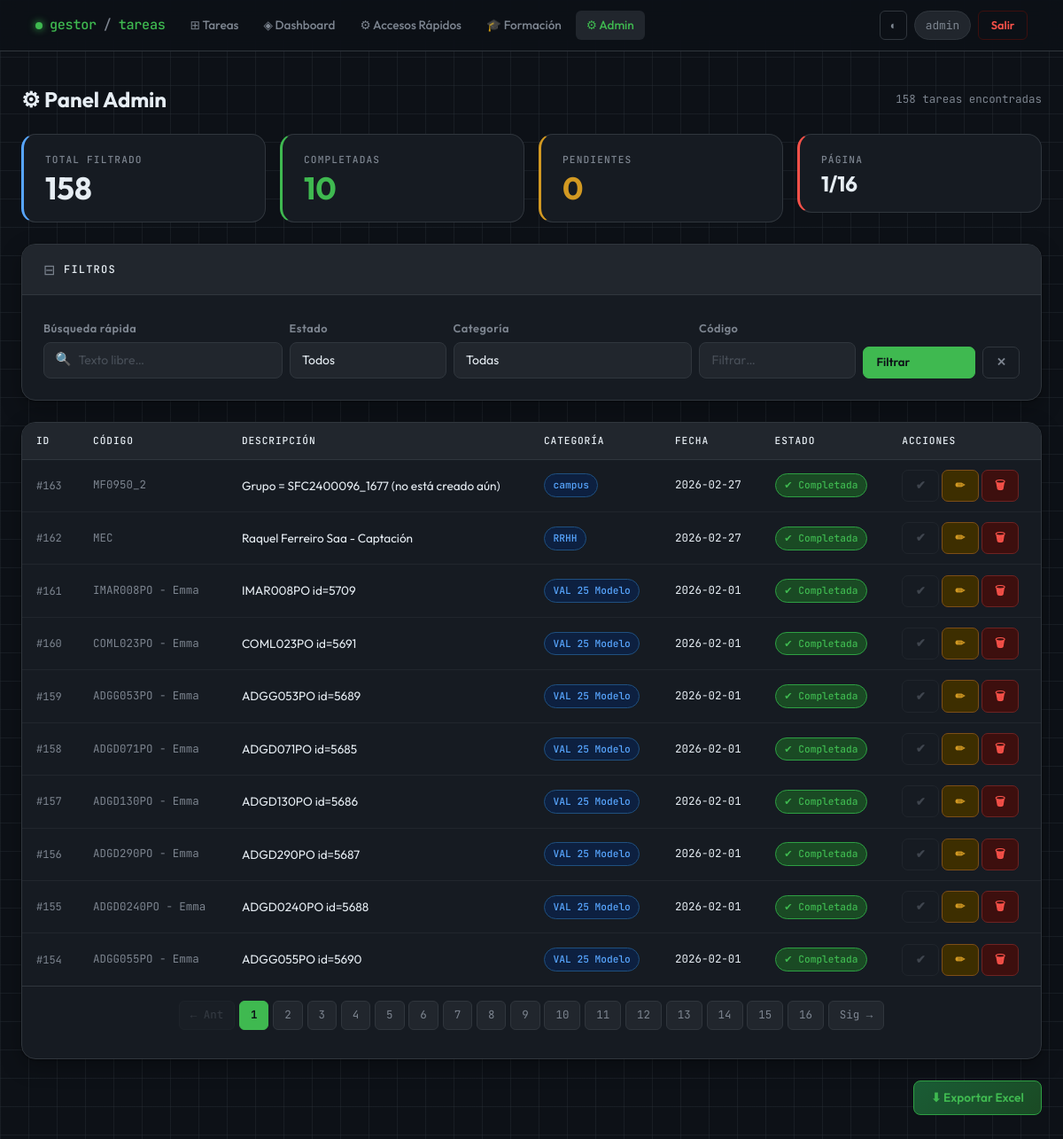
Page /admin (signed in) on the earlier database version.
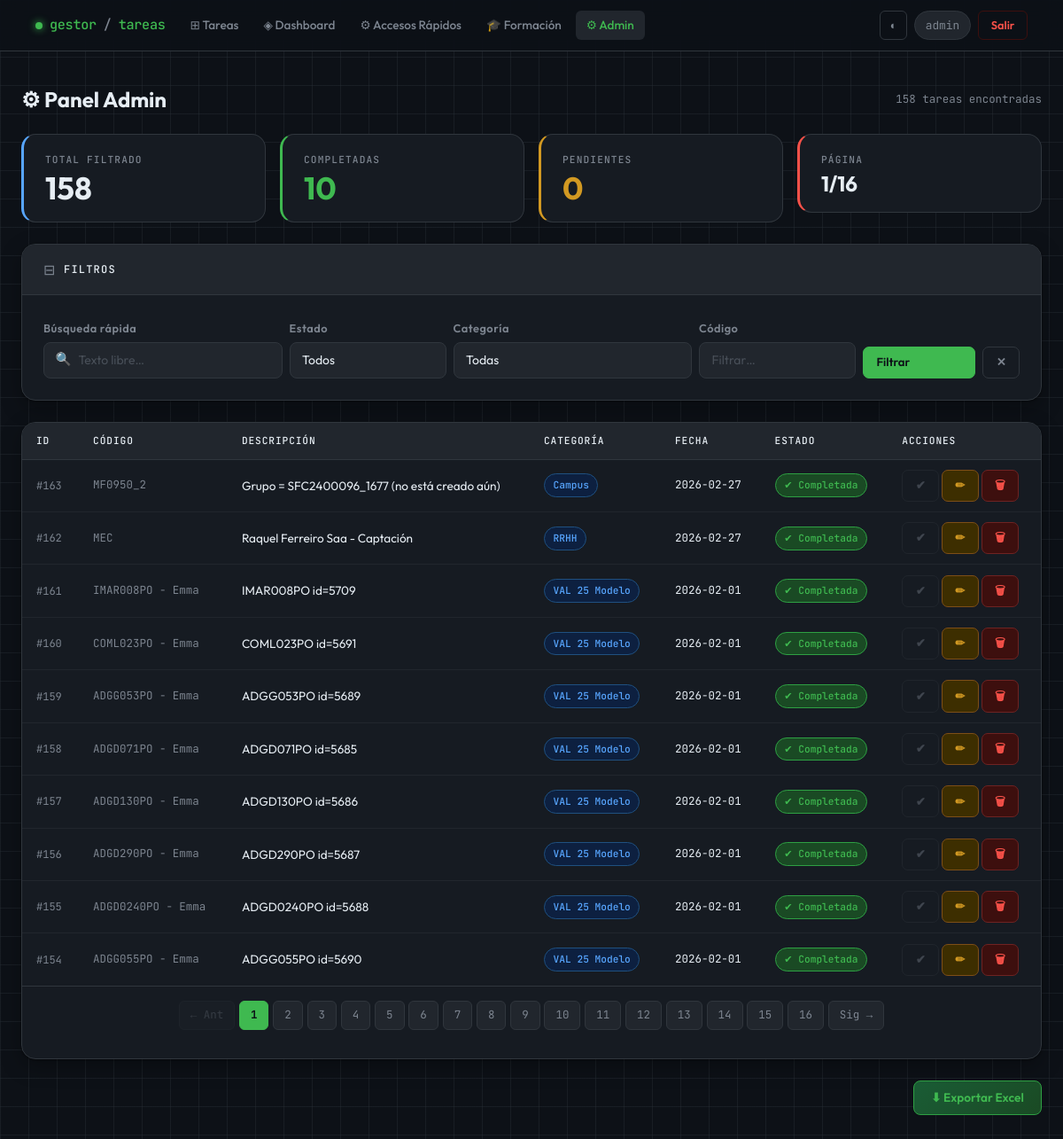
Same page on the later database version.
### tables this page shows
CREATE TABLE tareas (
            id INTEGER PRIMARY KEY AUTOINCREMENT,
            descripcion TEXT NOT NULL,
            categoria TEXT,
            fecha TEXT,
            completada INTEGER DEFAULT 0,
            codigo TEXT,
            usuario_id INTEGER,
            FOREIGN KEY (usuario_id) REFERENCES usuarios(id)
        );

### app_web.py (the view)
@app.route("/admin")
@login_required
def admin():
    if session.get("es_admin") != 1:
        return redirect("/")
    filtro_cat = request.args.get("categoria", "").strip()
    filtro_est = request.args.get("estado", "").strip()
    page = request.args.get("page", 1, type=int)
    if page < 1:
        page = 1
    per_page = 10
    filtros = []
    params = []
    if filtro_cat:
        filtros.append("LOWER(TRIM(categoria)) = LOWER(TRIM(?))")
        params.append(filtro_cat)
    if filtro_est == "Completada":
        filtros.append("completada = 1")
    elif filtro_est == "Pendiente":
        filtros.append("completada = 0")
    where_clause = ""
    if filtros:
        where_clause = "WHERE " + " AND ".join(filtros)
    with get_connection() as conn:
        conn.row_factory = sqlite3.Row
        cursor = conn.cursor()
        cursor.execute(
            f"SELECT COUNT(*) FROM tareas {where_clause}",
            params
        )
        total_filtrado = cursor.fetchone()[0]
        total_pages = max((total_filtrado + per_page - 1) // per_page, 1)
        if page > total_pages:
            page = total_pages
        offset = (page - 1) * per_page
        cursor.execute(
            f"""
            SELECT id, descripcion, categoria, fecha,
                   completada, codigo, usuario_id
            FROM tareas
            {where_clause}
            ORDER BY id DESC
            LIMIT ? OFFSET ?
            """,
            params + [per_page, offset]
        )
        tareas = cursor.fetchall()
        cursor.execute("""
            SELECT DISTINCT categoria
            FROM tareas
            WHERE categoria IS NOT NULL AND categoria != ''
            ORDER BY categoria
        """)
        categorias_lista = [row[0] for row in cursor.fetchall()]
    return render_template(
        "admin.html",
        tareas=tareas,
        page=page,
        total_pages=total_pages,
        total=total_filtrado,
        categorias=categorias_lista,
        filtro_cat=filtro_cat,
        filtro_est=filtro_est
    )

### app_web.py (called while the page is built)
def get_connection():
    conn = sqlite3.connect(DB_NAME)
    conn.row_factory = sqlite3.Row
    return conn

def login_required(f):
    @wraps(f)
    def decorated_function(*args, **kwargs):
        if "user_id" not in session:
            return redirect(url_for("login"))
        return f(*args, **kwargs)
    return decorated_function

### templates/admin.html (shortened to what this page needs)
{% extends "base.html" %}
{% block content %}
<div class="d-flex align-items-center justify-content-between mb-4 flex-wrap gap-2">
  <h4 style="font-weight:700; margin:0;">⚙ Panel Admin</h4>
  <span style="font-family:var(--mono); font-size:.78rem; color:var(--text-muted);">
    {{ total }} tarea{{ 's' if total != 1 else '' }} encontrada{{ 's' if total != 1 else '' }}
  </span>
</div>
<div class="row g-3 mb-4">
  <div class="col-6 col-md-3">
    <div class="stat-card blue">
      <div class="stat-label">Total filtrado</div>
      <div class="stat-value">{{ total }}</div>
    </div>
  </div>
  <div class="col-6 col-md-3">
    <div class="stat-card green">
      <div class="stat-label">Completadas</div>
      <div class="stat-value" style="color:var(--accent);">
        {{ tareas | selectattr(4, 'equalto', 1) | list | length if tareas else 0 }}
      </div>
    </div>
  </div>
  <div class="col-6 col-md-3">
    <div class="stat-card amber">
      <div class="stat-label">Pendientes</div>
      <div class="stat-value" style="color:var(--amber);">
        {{ tareas | selectattr(4, 'equalto', 0) | list | length if tareas else 0 }}
      </div>
    </div>
  </div>
  <div class="col-6 col-md-3">
    <div class="stat-card red">
      <div class="stat-label">Página</div>
      <div class="stat-value" style="font-size:1.5rem;">{{ page }}/{{ total_pages }}</div>
    </div>
  </div>
</div>
<div class="gcard mb-4">
  <div class="gcard-header">
    <span style="color:var(--text-muted)">⊟</span>
    <span class="gcard-title">Filtros</span>
  </div>
  <div class="gcard-body">
    <div class="row g-2 align-items-end">
      <div class="col-sm-6 col-md-3">
        <label class="form-label">Búsqueda rápida</label>
        <div class="search-wrap">
          <span class="search-icon">🔍</span>
          <input type="text" id="buscador" class="form-control" placeholder="Texto libre…">
        </div>
      </div>
      <div class="col-sm-6 col-md-2">
        <label class="form-label">Estado</label>
        <select id="sel-estado" class="form-select">
          <option value="">Todos</option>
        </select>
      </div>
      <div class="col-sm-6 col-md-3">
        <label class="form-label">Categoría</label>
        <select id="sel-cat" class="form-select">
          <option value="">Todas</option>
        </select>
      </div>
      <div class="col-sm-6 col-md-2">
        <label class="form-label">Código</label>
        <input type="text" id="fil-codigo" class="form-control" placeholder="Filtrar…">
      </div>
      <div class="col-md-2 d-flex gap-2">
        <button onclick="applyServerFilters()" class="btn btn-g-primary flex-fill">Filtrar</button>
        <a href="/admin" class="btn btn-g-ghost">✕</a>
      </div>
    </div>
  </div>
</div>
<div class="gcard">
  <div class="gcard-body p-0">
    <div class="table-responsive">
      <table class="gtable">
        <thead>
          <tr>
            <th>ID</th>
            <th>Código</th>
            <th>Descripción</th>
            <th>Categoría</th>
            <th>Fecha</th>
            <th>Estado</th>
            <th>Acciones</th>
          </tr>
        </thead>
        <tbody>
          {% for t in tareas %}
          <tr class="{{ 'row-done' if t[4]==1 else '' }}"
              data-search="{{ t[0] }} {{ (t[5] or '') }} {{ t[1] }} {{ (t[2] or '') }}"
              data-codigo="{{ (t[5] or '') | lower }}">
            <td data-label="ID" style="font-family:var(--mono); font-size:.75rem; color:var(--text-muted);">
              #{{ t[0] }}
            </td>
            <td data-label="Código" style="font-family:var(--mono); font-size:.78rem; color:var(--text-muted);">
              {{ t[5] if t[5] else '—' }}
            </td>
            <td data-label="Descripción">{{ t[1] }}</td>
            <td data-label="Categoría">
              <span class="badge-g badge-cat">{{ t[2] if t[2] else 'General' }}</span>
            </td>
            <td data-label="Fecha" style="font-family:var(--mono); font-size:.78rem; white-space:nowrap;">
              {{ t[3] if t[3] else '—' }}
            </td>
            <td data-label="Estado">
              {% if t[4]==1 %}
                <span class="badge-g badge-done">✔ Completada</span>
              {% else %}
                <span class="badge-g badge-pending">● Pendiente</span>
              {% endif %}
            </td>
            <td data-label="Acciones" style="white-space:nowrap;">
              {% if t[4]==0 %}
                <a href="/completar/{{ t[0] }}" class="btn btn-g-success btn-sm">✔</a>
              {% else %}
                <span class="btn btn-g-ghost btn-sm" style="cursor:default; opacity:.4;">✔</span>
              {% endif %}
              <a href="/editar/{{ t[0] }}" class="btn btn-g-warning btn-sm">✏</a>
              <a href="/eliminar/{{ t[0] }}" class="btn btn-g-danger btn-sm"
                 onclick="return confirm('¿Eliminar esta tarea?')">🗑</a>
            </td>
          </tr>
          {% endfor %}
        </tbody>
      </table>
    </div>
    {% if total_pages > 1 %}
    <div class="py-3 px-3 border-top" style="border-color:var(--border)!important;">
      <ul class="gpagination">
        <li class="{{ 'disabled' if page<=1 else '' }}">
          <a class="gpage-link" href="?page={{ page-1 }}&categoria={{ filtro_cat }}&estado={{ filtro_est }}">← Ant</a>
        </li>
        {% for p in range(1, total_pages+1) %}
        <li class="{{ 'active' if p==page else '' }}">
          <a class="gpage-link" href="?page={{ p }}&categoria={{ filtro_cat }}&estado={{ filtro_est }}">{{ p }}</a>
        </li>
        {% endfor %}
        <li class="{{ 'disabled' if page>=total_pages else '' }}">
          <a class="gpage-link" href="?page={{ page+1 }}&categoria={{ filtro_cat }}&estado={{ filtro_est }}">Sig →</a>
        </li>
      </ul>
    </div>
    {% endif %}
  </div>
</div>
{% endblock %}

### templates/base.html (shortened to what this page needs)
<!DOCTYPE html>
<html lang="es">
<head>
  <link href="https://cdn.jsdelivr.net/npm/bootstrap@5.3.2/dist/css/bootstrap.min.css" rel="stylesheet">
</head>
<body>
<nav class="navbar navbar-expand-lg">
  <div class="container-fluid px-3">
    <a class="navbar-brand" href="/">
      <span class="dot"></span>
      gestor<span style="color:var(--text-muted)">/</span>tareas
    </a>
    <div class="collapse navbar-collapse" id="navMain">
      {% set path = request.path %}
      <ul class="navbar-nav me-auto gap-1 mt-2 mt-lg-0">
        <li class="nav-item">
          <a class="nav-link{{ ' active' if path == '/' else '' }}" href="/">
            ⊞ Tareas
          </a>
        </li>
        <li class="nav-item">
          <a class="nav-link{{ ' active' if path == '/dashboard' else '' }}" href="/dashboard">
            ◈ Dashboard
          </a>
        </li>
        {% if session.get('es_admin') == 1 %}
        <li class="nav-item">
          <a class="nav-link{{ ' active' if path == '/accesos_rapidos' else '' }}" href="/accesos_rapidos">
            ⚙ Accesos Rápidos
          </a>
        </li>
        {% endif %}
        {% if session.get('es_admin') == 1 %}
        <li class="nav-item">
          <a class="nav-link{{ ' active' if path.startswith('/formacion') else '' }}" href="/formacion">
            🎓 Formación
          </a>
        </li>
        {% endif %}
        {% if session.get('es_admin') == 1 %}
        <li class="nav-item">
          <a class="nav-link{{ ' active' if path == '/admin' else '' }}" href="/admin">
            ⚙ Admin
          </a>
        </li>
        {% endif %}
      </ul>
      <div class="d-flex align-items-center gap-2 mt-2 mt-lg-0">
        <button onclick="toggleLight()" class="btn-dark-toggle" title="Cambiar tema">◐</button>
        <span class="navbar-user">{{ session.get('user', '') }}</span>
        <a href="/logout" class="btn-logout">Salir</a>
      </div>
    </div>
  </div>
</nav>
<div class="page-wrapper pb-0 pt-2" style="max-width:1300px; margin:0 auto; padding-inline:1.5rem;">
</div>
<div class="page-wrapper">
  {% block content %}{% endblock %}
  <div class="text-end mt-4">
    <a href="/exportar" class="btn btn-g-export">⬇ Exportar Excel</a>
  </div>
</div>
</body>
</html>

Differences in the rows shown:
changed tareas "Grupo = SFC2400096_1677 (no está creado aún)": categoria "campus" → "Campus"
